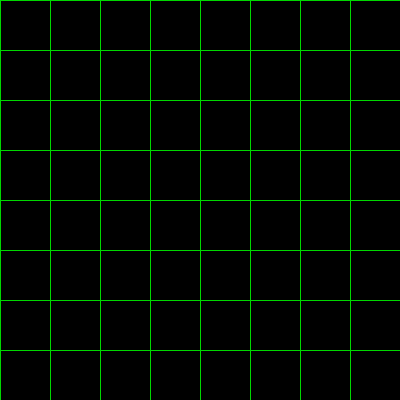
Frame 1 (no input)
Frame 60 (the mouse pressed at the canvas centre just before this capture): identical to frame 1, image omitted
Frame 120 (the mouse held since frame 60 and released just before this capture): identical to frame 1, image omitted

The Processing sketch that drew this single still picture (run headless with seeded random() and noise(); from frame 60 on, the mouse is pressed at the canvas centre):

// Processing sketch: processing_51580
// ── processing_51580.pde

//Hasan. M
//PS-1: Question 4

void setup(){
  size(400,400);
  stroke(0);
  background(0);

}
void draw(){
  for (int x=0; x< width; x+=50) {
  for (int y=0; y< height; y+=50){ 
  fill(0);
  stroke(0,215,0);
  rect(x,y,50,50);
  }
  } 
}
